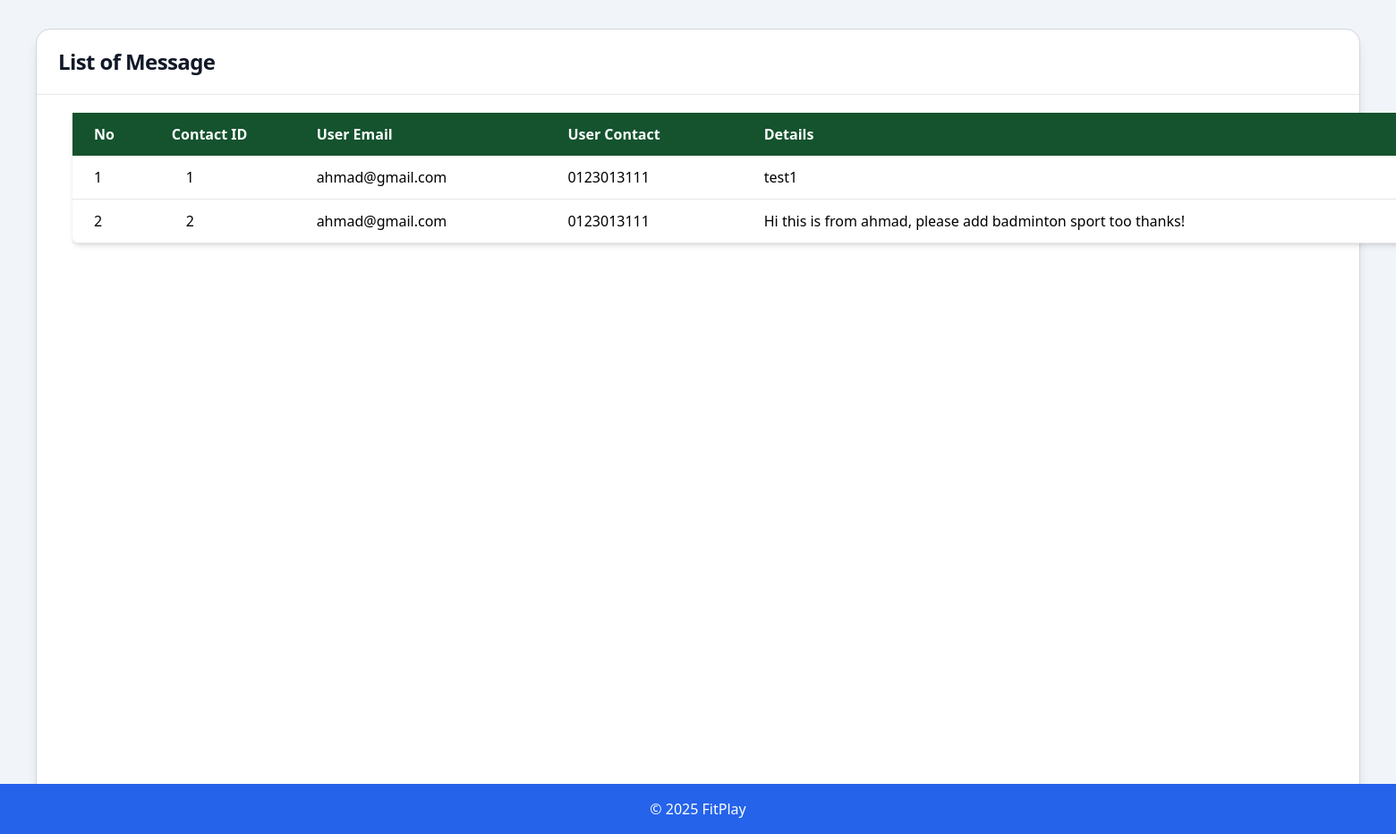
Page /list-contact.php (signed in) on the committed database.
### tables this page shows
CREATE TABLE `contact` (
  `ContactID` int(11) NOT NULL,
  `details` text NOT NULL,
  `UserID` int(11) NOT NULL
);

CREATE TABLE `user` (
  `UserID` int(11) NOT NULL,
  `email` varchar(255) NOT NULL,
  `contact` varchar(100) NOT NULL,
  `password` varchar(255) NOT NULL
);

### list-contact.php (the view, shortened to what this page needs)
<?php
include "config.php";
?>
<!DOCTYPE html>
<html lang="en">
<head>
    <script src="https://cdn.tailwindcss.com"></script>
</head>
<body class="">
    <div class="flex flex-row min-h-screen">
        <div class="w-full bg-slate-100">
            <div class="mt-8 bg-white mx-10 rounded-2xl h-[900px] shadow-lg border border-gray-300">
                <div class="border-b border-gray-200 px-4 py-5 sm:px-6">
                    <div class="sm:flex sm:items-center">
                        <div class="sm:flex-auto">
                            <h2 class="text-2xl font-bold tracking-tight text-gray-900">List of Message</h2>
                        </div>
                    </div>
                </div>
                <table class="min-w-[1500px] bg-white shadow-md mx-10 mt-5 rounded-lg">
                    <thead>
                        <tr class="bg-green-900 text-white">
                            <th class="py-3 px-6 text-left">No</th>
                            <th class="py-3 px-2 text-left">Contact ID</th>
                            <th class="py-3 px-6 text-left">User Email</th>
                            <th class="py-3 px-6 text-left">User Contact</th>
                            <th class="py-3 px-6 text-left">Details</th>
                        </tr>
                    </thead>
                    <tbody>
                        <?php
                        $sql = "SELECT C.*, U.email, U.contact
                                FROM Contact C
                                JOIN User U ON U.UserID = C.UserID";
                        $stmt = $conn->prepare($sql);
                        $stmt->execute();
                        $result = $stmt->get_result();
                        if ($result->num_rows > 0):
                            $count = 1;
                            while ($row = $result->fetch_assoc()): ?>
                                <tr class="border-b hover:bg-gray-100">
                                    <td class="py-3 px-6"><?php echo $count; ?></td>
                                    <td class="py-3 px-6"><?php echo $row['ContactID']; ?></td>
                                    <td class="py-3 px-6"><?php echo $row['email']; ?></td>
                                    <td class="py-3 px-6"><?php echo $row['contact']; ?></td>
                                    <td class="py-3 px-6"><?php echo $row['details']; ?></td>
                                </tr>
                            <?php $count++;
                            endwhile; ?>
                        <?php else: ?>
                            <tr>
                                <td colspan="8" class="text-center py-4 text-gray-500">No message found</td>
                            </tr>
                        <?php endif; ?>
                    </tbody>
                </table>
            </div>
        </div>
    </div>
    <footer class="bg-blue-600 text-white text-center py-4 w-full mt-auto fixed bottom-0 left-0 right-0">
        &copy; 2025 FitPlay
    </footer>
</body>
</html>
</html>

### rows in the picture
contact: ContactID "1", UserID.email "ahmad@gmail.com", UserID.contact "0123013111", details "test1"
contact: ContactID "2", UserID.email "ahmad@gmail.com", UserID.contact "0123013111", details "Hi this is from ahmad, please add badminton sport too thanks!"
